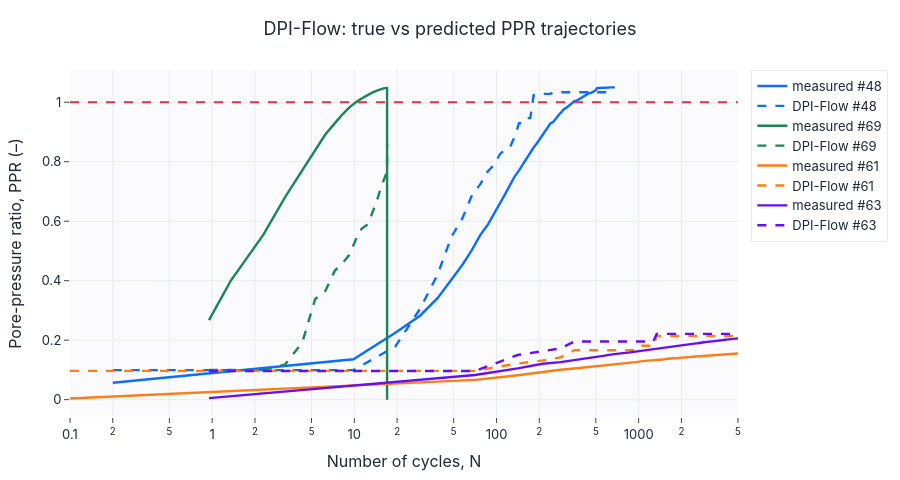

Notebook cell for this chart:
### Markdown cell above
## Предпросмотр предсказаний

### Code cell
test = benchmark["test"]
outputs = collect_outputs(model, test, config, device)
cycles = test["cycles"].cpu().numpy()
r_true = (test["r_true"] if "r_true" in test else test["r_obs"]).cpu().numpy()  # реальные данные: измеренная кривая
pred = outputs["traj_mean"]
tm = test["meta"].reset_index(drop=True)
pick = tm.sort_values("PPR_max_true", ascending=False).head(2).index.tolist() + tm.sort_values("PPR_max_true").head(2).index.tolist()
series = []
for k, idx in enumerate(pick):
    col = ["#0b6efd", "#198754", "#fd7e14", "#6610f2"][k]
    series.append({"x": cycles[idx], "y": r_true[idx], "name": f"measured #{idx}", "color": col})
    series.append({"x": cycles[idx], "y": pred[idx], "name": f"DPI-Flow #{idx}", "color": col, "dash": "dash"})
lines(series, title="DPI-Flow: true vs predicted PPR trajectories", xlabel="Number of cycles, N",
      ylabel="Pore-pressure ratio, PPR (–)", logx=True, hline=1.0,
      save=SAVE_FIGS, fig_id="2_2_prediction_preview").show()
